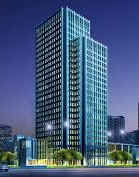
#> input picture day5/build.jpg, 139 x 177 px
$ python '9.brute force.py'
#> lines starting #> are read from the running program, lines starting #| are printed output that depends on the picture
import cv2
import matplotlib.pyplot as plt

img1 = cv2.imread('build.jpg')
#> img1 is the input picture: shape (177, 139, 3); mean B, G, R 124.2, 90.3, 69.4
img2 = cv2.imread('building.jpg')
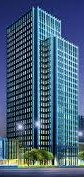
#> input picture day5/building.jpg, 84 x 177 px
#> img2 is the input picture: shape (177, 84, 3); mean B, G, R 120.1, 95.2, 68.9


orb = cv2.ORB_create()
kp1, des1 = orb.detectAndCompute(img1,None)
#> kp1 = 284 keypoints; strongest (x, y, size): (70, 137, 31), (70, 132, 31), (68, 132, 31), (70, 110, 31)
kp2, des2 = orb.detectAndCompute(img2,None)
#> kp2 = 193 keypoints; strongest (x, y, size): (41, 134, 31), (41, 132, 31), (41, 142, 31), (39, 132, 31)

Brute_force = cv2.BFMatcher(cv2.NORM_HAMMING, crossCheck=True)
matches = Brute_force.match(des1, des2)
#> matches = 105 matches

matches = sorted(matches, key=lambda x: x.distance)

result = cv2.drawMatches(img1, kp1, img1, kp2, matches[:30],None, flags=0)
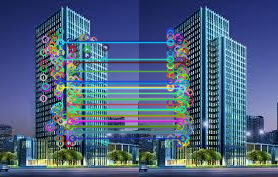
#> result: shape (177, 278, 3); mean B, G, R 126, 97.2, 75.6

plt.imshow(cv2.cvtColor(result,cv2.COLOR_BGR2RGB))
plt.show()
